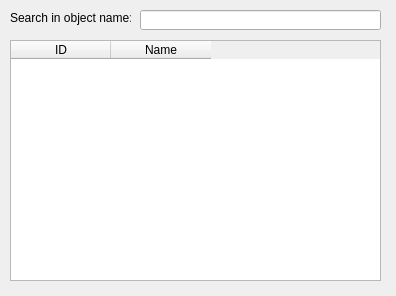
<?xml version="1.0" encoding="UTF-8"?>
<ui version="4.0">
 <class>ScriptDatabaseLookupWidget</class>
 <widget class="QWidget" name="ScriptDatabaseLookupWidget">
  <property name="geometry">
   <rect>
    <x>0</x>
    <y>0</y>
    <width>396</width>
    <height>296</height>
   </rect>
  </property>
  <property name="sizePolicy">
   <sizepolicy hsizetype="Fixed" vsizetype="Fixed">
    <horstretch>0</horstretch>
    <verstretch>0</verstretch>
   </sizepolicy>
  </property>
  <property name="windowTitle">
   <string>Database Search</string>
  </property>
  <widget class="QLabel" name="label">
   <property name="geometry">
    <rect>
     <x>10</x>
     <y>10</y>
     <width>121</width>
     <height>16</height>
    </rect>
   </property>
   <property name="text">
    <string>Search in object name:</string>
   </property>
  </widget>
  <widget class="QLineEdit" name="nameFragment">
   <property name="geometry">
    <rect>
     <x>140</x>
     <y>10</y>
     <width>241</width>
     <height>20</height>
    </rect>
   </property>
  </widget>
  <widget class="QTableWidget" name="matches">
   <property name="geometry">
    <rect>
     <x>10</x>
     <y>40</y>
     <width>371</width>
     <height>241</height>
    </rect>
   </property>
   <property name="horizontalScrollBarPolicy">
    <enum>Qt::ScrollBarAlwaysOff</enum>
   </property>
   <property name="editTriggers">
    <set>QAbstractItemView::NoEditTriggers</set>
   </property>
   <property name="selectionMode">
    <enum>QAbstractItemView::SingleSelection</enum>
   </property>
   <property name="selectionBehavior">
    <enum>QAbstractItemView::SelectRows</enum>
   </property>
   <attribute name="verticalHeaderVisible">
    <bool>false</bool>
   </attribute>
   <attribute name="verticalHeaderDefaultSectionSize">
    <number>19</number>
   </attribute>
   <column>
    <property name="text">
     <string>ID</string>
    </property>
   </column>
   <column>
    <property name="text">
     <string>Name</string>
    </property>
   </column>
  </widget>
 </widget>
 <resources/>
 <connections/>
</ui>
